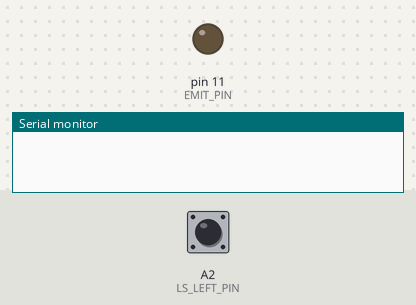
Bench run of a sketch on a simulated Arduino Uno, built with avr-gcc and run on an emulated ATmega328P. Parts: output pins drawn as LEDs (lit = HIGH), the last lines printed to the serial monitor. The inputs (shaded band) are chosen by the test bench; at power-on: A2 (LS_LEFT_PIN) LOW.

Above: at 0.1 s.
At 2.7 s:
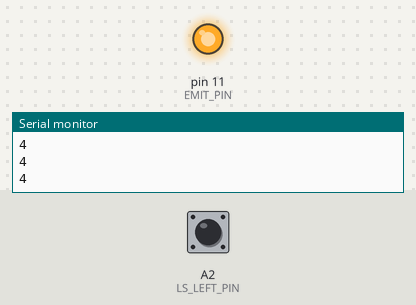
2.8 s: A2 (LS_LEFT_PIN) pulled HIGH for 0.15 s
4.6 s: A2 (LS_LEFT_PIN) pulled HIGH for 1 s
7.1 s: A2 (LS_LEFT_PIN) pulled HIGH for 0.15 s
Timing chart, 0 to 10.1 s (numbered marks = the images above; inputs shaded):
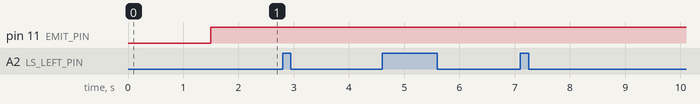

The sketch:

digitalTest.ino
```cpp
#define EMIT_PIN    11    // Documentation says 11.
#define LS_LEFT_PIN A2   // Complete for DN3 pin


void setup() {

  // Set some initial pin modes and states
  pinMode( EMIT_PIN, INPUT ); // Set EMIT as an input (off)
  pinMode( LS_LEFT_PIN, INPUT );     // Set line sensor pin to input

  // Start Serial, wait to connect, print a debug message.
  Serial.begin(9600);
  delay(1500);
  Serial.println("***RESET***");

} // End of setup()


void loop() {

  pinMode( EMIT_PIN, OUTPUT );
  digitalWrite( EMIT_PIN, HIGH );

  pinMode( LS_LEFT_PIN, OUTPUT );
  digitalWrite( LS_LEFT_PIN, HIGH );
  delayMicroseconds( 10 );

  pinMode( LS_LEFT_PIN, INPUT );

  unsigned long start_time = micros();

  while( digitalRead( LS_LEFT_PIN ) == HIGH ) {

  }

  unsigned long end_time = micros();

  pinMode( EMIT_PIN, INPUT );

  unsigned long elapsed_time = end_time - start_time;

  // Print what this sensor measurement was
  Serial.println( elapsed_time );

  delay(20);

} // End of loop()
```
